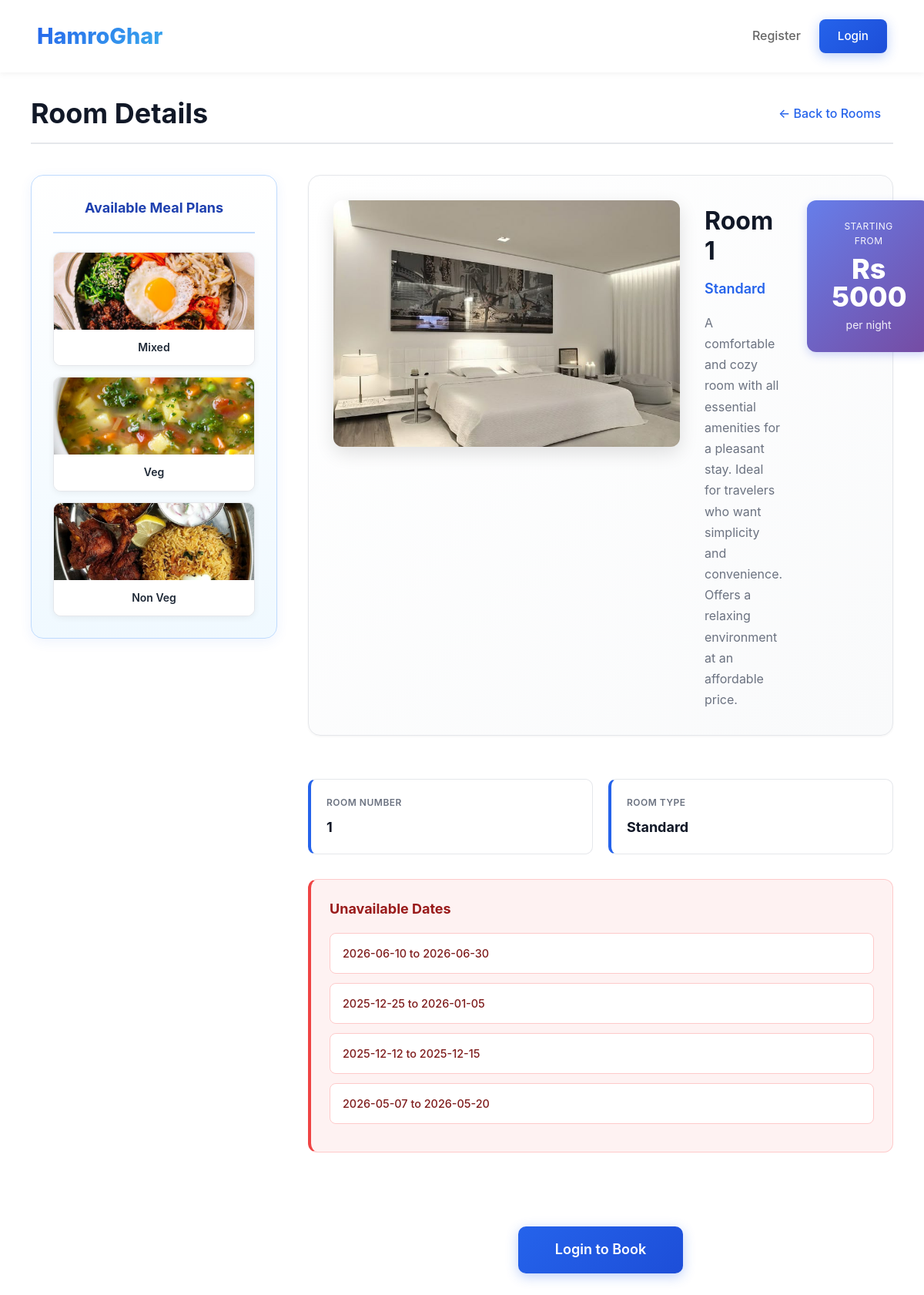
/view_room/1, run on an earlier commit of the app's database.
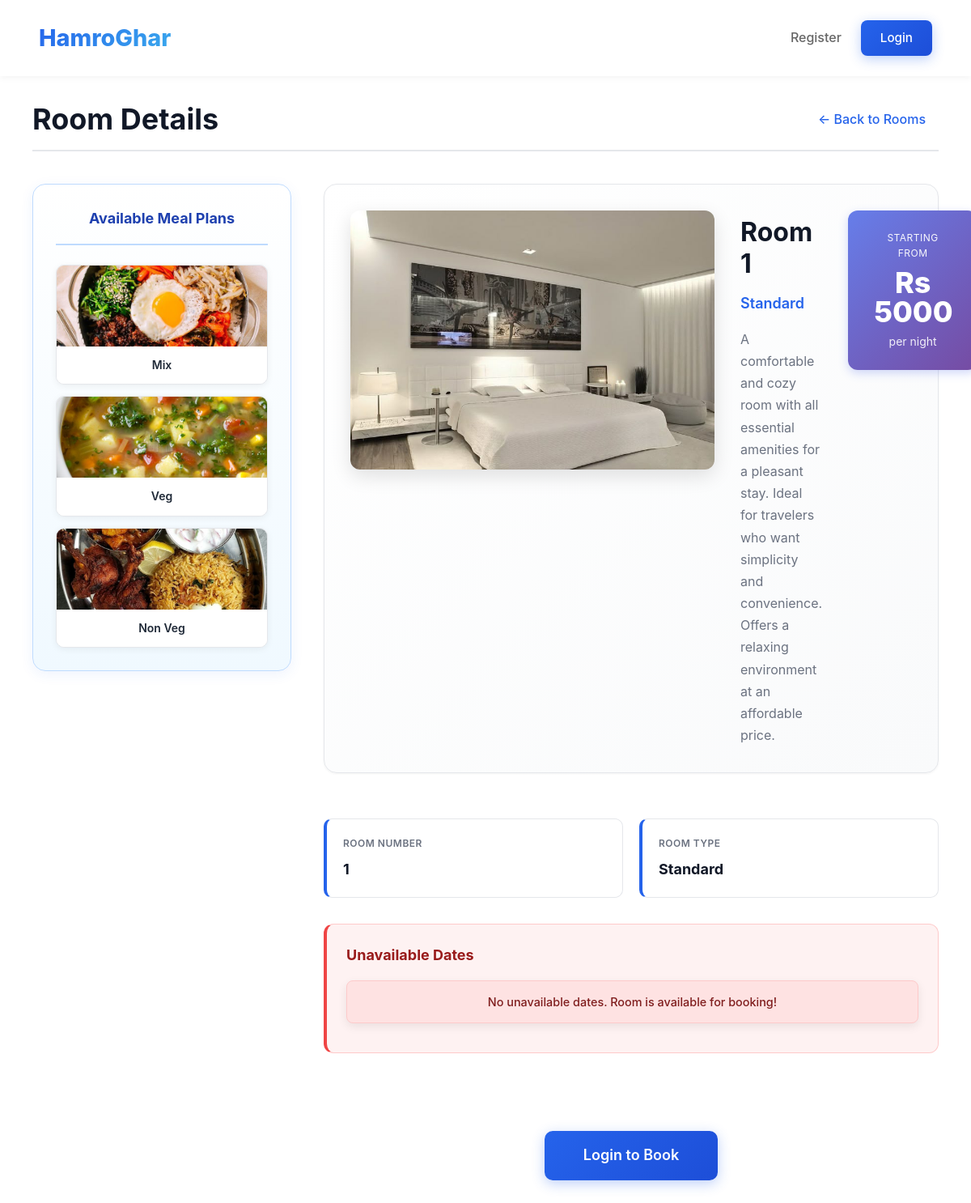
And on a later commit of the database.
### tables this page shows
CREATE TABLE meal_plans (
            meal_plan_id INTEGER PRIMARY KEY AUTOINCREMENT,
            meal_plan_name TEXT UNIQUE NOT NULL,
            image_path TEXT
        );

### app.py (the view)
@app.route("/view_room/<int:room_id>")
def view_room(room_id):
    conn = get_db_connection()
    room = conn.execute("""
        SELECT r.room_id, r.room_number, r.price_per_night, t.room_type_name, t.image_path, t.description
        FROM rooms r
        JOIN room_types t ON r.room_type_id = t.room_type_id
        WHERE r.room_id=?
    """, (room_id,)).fetchone()
    if not room:
        flash("Room not found!", "danger")
        conn.close()
        return redirect(url_for("landing"))
    meal_plans = conn.execute("SELECT * FROM meal_plans").fetchall()
    booked_rows = conn.execute("""
        SELECT arrival_year, arrival_month, arrival_date,
               total_nights, no_of_weekend_nights, no_of_week_nights
        FROM bookings
        WHERE room_id = ? AND booking_status = 'Not_Canceled'
    """, (room_id,)).fetchall()
    conn.close()
    unavailable_ranges = []
    for r in booked_rows:
        start, end, total_nights = booking_window_from_row(r)
        if total_nights <= 0:
            continue
        unavailable_ranges.append({
            "start": start.isoformat(),
            "end": end.isoformat()
        })
    return render_template("view_room.html", room=room, meal_plans=meal_plans, unavailable_ranges=unavailable_ranges)

### app.py (called while the page is built)
def get_db_connection():
    conn = sqlite3.connect(DB_PATH)
    conn.row_factory = sqlite3.Row
    conn.execute("PRAGMA foreign_keys = ON")
    return conn

def compute_total_nights_from_row(row):
    total_nights = row["total_nights"]
    if total_nights is not None and total_nights > 0:
        return total_nights
    return (row["no_of_weekend_nights"] or 0) + (row["no_of_week_nights"] or 0)

def booking_window_from_row(row):
    total_nights = compute_total_nights_from_row(row)
    checkin = datetime(
        row["arrival_year"],
        row["arrival_month"],
        row["arrival_date"]
    ).date()
    checkout = checkin + timedelta(days=total_nights)
    return checkin, checkout, total_nights

### templates/view_room.html (shortened to what the changed rows need)
<!DOCTYPE html>
<html lang="en">
<head>
    <link rel="stylesheet" href="{{ url_for('static', filename='css/landing.css') }}">
    <link rel="stylesheet" href="{{ url_for('static', filename='css/flash.css') }}">
</head>
<body>
    <div class="view-room-container">
        <div class="room-detail-header">
            <h1>Room Details</h1>
        </div>
        <div class="main-content-layout">
            {% if meal_plans and meal_plans|length > 0 %}
            <div class="meal-plans-sidebar">
                <div class="meal-plans-list">
                    {% for meal_plan in meal_plans %}
                    {% if meal_plan.meal_plan_name != 'No Meal' %}
                    <div class="meal-plan-item">
                        {% if meal_plan.image_path %}
                        <img src="{{ url_for('static', filename='uploads/menu_plans/' ~ meal_plan.image_path) }}"
                             alt="{{ meal_plan.meal_plan_name }}">
                        {% else %}
                        <img src="https://via.placeholder.com/300x150/e5e7eb/6b7280?text=Meal+Plan"
                             alt="Meal Plan">
                        {% endif %}
                        <div class="meal-plan-name">{{ meal_plan.meal_plan_name }}</div>
                    </div>
                    {% endif %}
                    {% endfor %}
                </div>
            </div>
            {% endif %}
            <div class="room-details-column">
                <div class="room-overview">
                    <div class="room-basic-info">
                        <h2 class="room-title">Room {{ room.room_number }}</h2>
                    </div>
                </div>
                <div class="room-details-section">
                    <div class="unavailable-dates-section">
                        <ul class="unavailable-list">
                            {% if unavailable_ranges and unavailable_ranges|length > 0 %}
                                {% for r in unavailable_ranges %}
                                    <li>{{ r.start[:10] }} to {{ r.end[:10] }}</li>
                                {% endfor %}
                            {% else %}
                                <li class="empty-state">No unavailable dates. Room is available for booking!</li>
                            {% endif %}
                        </ul>
                    </div>
                </div>
            </div>
        </div>
    </div>
</body>
</html>

What changed in the data, as far as the page shows it:
changed meal_plans: meal_plan_name "Mixed" → "Mix"
Also different on the page:
text now shown: "No unavailable dates. Room is available for booking!"
list line gone: "2026-06-10 to 2026-06-30"
list line gone: "2025-12-25 to 2026-01-05"
list line gone: "2025-12-12 to 2025-12-15"
list line gone: "2026-05-07 to 2026-05-20"
